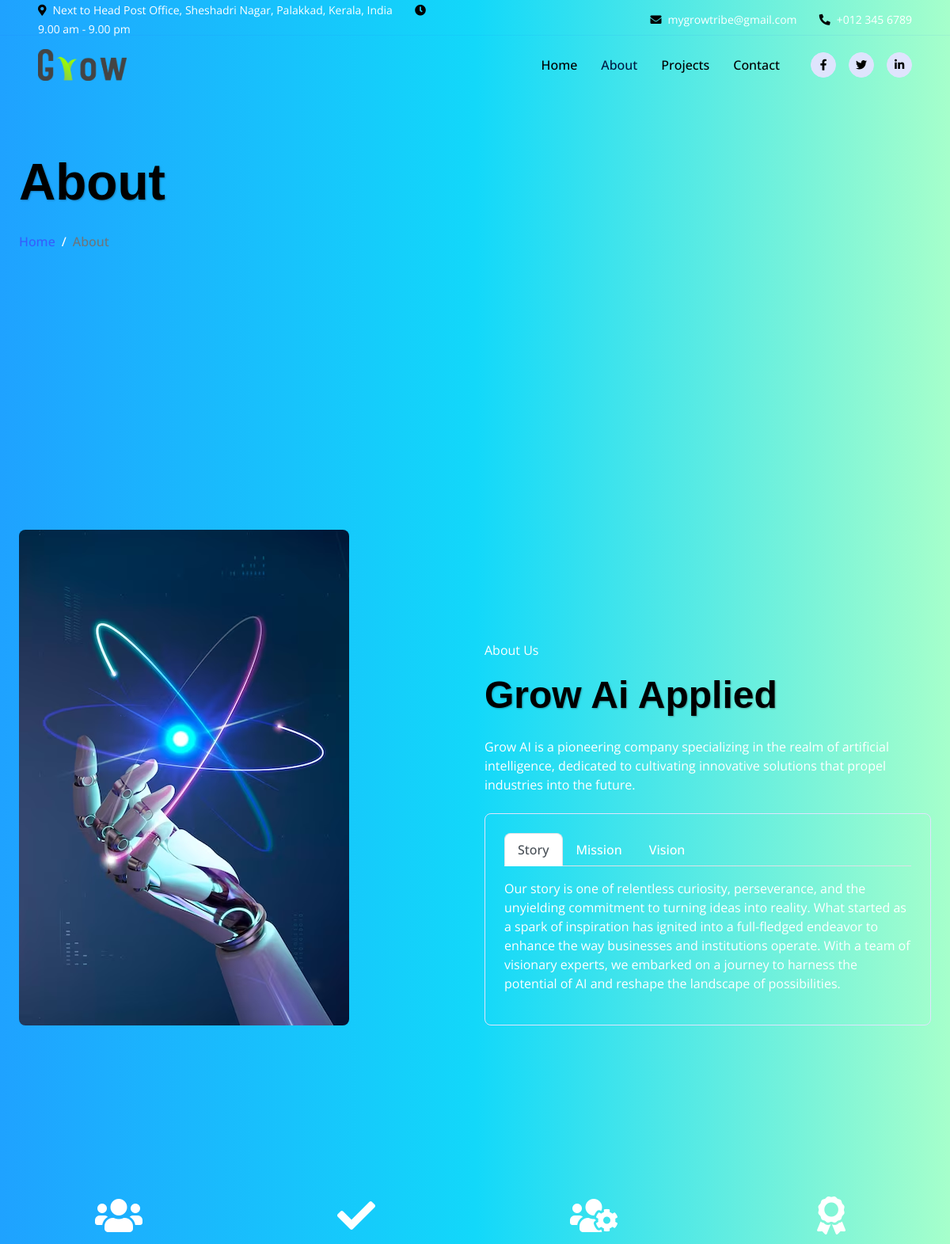
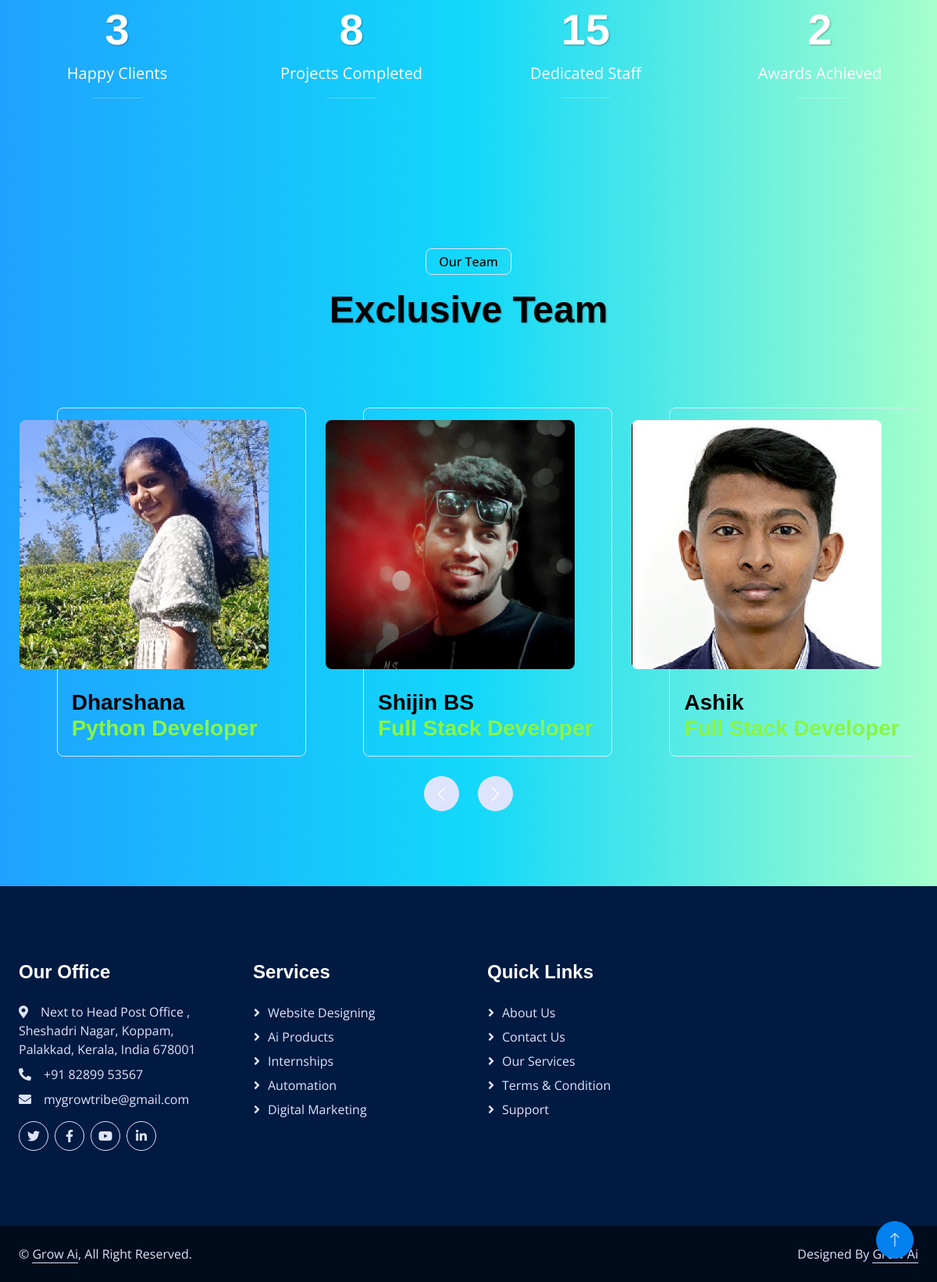
The page /about/ on the database its author committed (2 pictures, top to bottom).
### apps/models.py (models this page shows, shortened)
class TeamMembersModel(models.Model):
    name = models.CharField(max_length=200)
    position = models.CharField(max_length=200)
    image = models.ImageField(upload_to='images')

### apps/views.py (the view)
# urls.py: path('about/',about,name='about'),
def about(request):
    tech=Tech.objects.all()
    Team=TeamMembersModel.objects.all()
    projects=Projects.objects.all()
    return render(request,'about.html',{"Team":Team,'projects':projects,'tech':tech})

### templates/about.html (shortened to what this page needs)
{% load static %}
<!DOCTYPE html>
<html lang="en">
<head>
    <link href="https://cdnjs.cloudflare.com/ajax/libs/font-awesome/5.10.0/css/all.min.css" rel="stylesheet">
    <link href="https://cdn.jsdelivr.net/npm/bootstrap-icons@1.4.1/font/bootstrap-icons.css" rel="stylesheet">
    <link href="{% static 'lib/animate/animate.min.css' %}" rel="stylesheet">
    <link href="{% static 'lib/owlcarousel/assets/owl.carousel.min.css' %}" rel="stylesheet">
    <link href="{% static 'css/bootstrap.min.css' %}" rel="stylesheet">
    <link href="{% static 'css/style.css' %}" rel="stylesheet">
</head>
<body>
    <div class="container-fluid fixed-top px-0 wow fadeIn" data-wow-delay="0.1s">
        <div class="top-bar row gx-0 align-items-center d-none d-lg-flex">
            <div class="col-lg-6 px-5 text-start">
                <small><i class="fa fa-map-marker-alt text-primary me-2"></i>Next to Head Post Office,
                    Sheshadri Nagar,
                    Palakkad,
                    Kerala,
                    India</small>
                <small class="ms-4"><i class="fa fa-clock text-primary me-2"></i>9.00 am - 9.00 pm</small>
            </div>
            <div class="col-lg-6 px-5 text-end">
                <small><i class="fa fa-envelope text-primary me-2"></i>mygrowtribe@gmail.com</small>
                <small class="ms-4"><i class="fa fa-phone-alt text-primary me-2"></i>+012 345 6789</small>
            </div>
        </div>
        <nav class="navbar navbar-expand-lg navbar-light py-lg-0 px-lg-5 wow fadeIn" data-wow-delay="0.1s">
            <a href="/" class="navbar-brand ms-4 ms-lg-0">
                <img src="{% static 'img/Grow Logo.png' %}" alt="Grow Ai Logo" class="title-image">
            </a>
            <div class="collapse navbar-collapse" id="navbarCollapse">
                <div class="navbar-nav ms-auto p-4 p-lg-0">
                    <a href="/" class="nav-item nav-link">Home</a>
                    <a href="{% url 'apps:about' %}" class="nav-item nav-link active">About</a>
                    <a href="{% url 'apps:projects' %}" class="nav-item nav-link">Projects</a>
                    <a href="{% url 'apps:contact' %}" class="nav-item nav-link">Contact</a>
                </div>
                <div class="d-none d-lg-flex ms-2">
                    <a class="btn btn-light btn-sm-square rounded-circle ms-3" href="">
                        <small class="fab fa-facebook-f text-primary"></small>
                    </a>
                    <a class="btn btn-light btn-sm-square rounded-circle ms-3" href="">
                        <small class="fab fa-twitter text-primary"></small>
                    </a>
                    <a class="btn btn-light btn-sm-square rounded-circle ms-3" href="https://in.linkedin.com/company/joingrowtribe">
                        <small class="fab fa-linkedin-in text-primary"></small>
                    </a>
                </div>
            </div>
        </nav>
    </div>
    <div class="container-fluid page-header mb-5 wow fadeIn" data-wow-delay="0.1s">
        <div class="container">
            <h1 class="display-3 mb-4 animated slideInDown">About</h1>
            <nav aria-label="breadcrumb animated slideInDown">
                <ol class="breadcrumb mb-0">
                    <li class="breadcrumb-item"><a href="#">Home</a></li>
                    <li class="breadcrumb-item active" aria-current="page">About</li>
                </ol>
            </nav>
        </div>
    </div>
    <div class="container-xxl py-5">
        <div class="container">
            <div class="row g-4 align-items-end mb-4">
                <div class="col-lg-6 wow fadeInUp" data-wow-delay="0.1s">
                    <img class="img-fluid rounded wave" src="{% static 'img/jes.avif' %}">
                </div>
                <div class="col-lg-6 wow fadeInUp" data-wow-delay="0.3s">
                    <p fclass="d-inline-block border rounded text-primary fw-semi-bold py-1 px-3">About Us</p>
                    <h1 class="display-5 mb-4">Grow Ai Applied</h1>
                    <p class="mb-4">Grow AI is a pioneering company specializing in the realm of artificial intelligence, dedicated to cultivating innovative solutions that propel industries into the future.
                    </p>
                    <div class="border rounded p-4">
                        <nav>
                            <div class="nav nav-tabs mb-3" id="nav-tab" role="tablist">
                                <button class="nav-link fw-semi-bold active" id="nav-story-tab" data-bs-toggle="tab"
                                    data-bs-target="#nav-story" type="button" role="tab" aria-controls="nav-story"
                                    aria-selected="true">Story</button>
                                <button class="nav-link fw-semi-bold" id="nav-mission-tab" data-bs-toggle="tab"
                                    data-bs-target="#nav-mission" type="button" role="tab" aria-controls="nav-mission"
                                    aria-selected="false">Mission</button>
                                <button class="nav-link fw-semi-bold" id="nav-vision-tab" data-bs-toggle="tab"
                                    data-bs-target="#nav-vision" type="button" role="tab" aria-controls="nav-vision"
                                    aria-selected="false">Vision</button>
                            </div>
                        </nav>
                        <div class="tab-content" id="nav-tabContent">
                            <div class="tab-pane fade show active" id="nav-story" role="tabpanel"
                                aria-labelledby="nav-story-tab">
                                <p>Our story is one of relentless curiosity, perseverance, and the unyielding commitment to turning ideas into reality. What started as a
                                     spark of inspiration has ignited into a full-fledged endeavor to enhance the way businesses and institutions operate. With a team of visionary experts, we embarked on a journey to harness the potential of AI and reshape the landscape of possibilities.</p>
                            </div>
                        </div>
                    </div>
                </div>
            </div>
        </div>
    </div>
    <div class="container-fluid facts my-5 py-5">
        <div class="container py-5">
            <div class="row g-5">
                <div class="col-sm-6 col-lg-3 text-center wow fadeIn" data-wow-delay="0.1s">
                    <i class="fa fa-users fa-3x text-white mb-3"></i>
                    <h1 class="display-4 text-white" data-toggle="counter-up">3</h1>
                    <span class="fs-5 text-white">Happy Clients</span>
                    <hr class="bg-white w-25 mx-auto mb-0">
                </div>
                <div class="col-sm-6 col-lg-3 text-center wow fadeIn" data-wow-delay="0.3s">
                    <i class="fa fa-check fa-3x text-white mb-3"></i>
                    <h1 class="display-4 text-white" data-toggle="counter-up">8</h1>
                    <span class="fs-5 text-white">Projects Completed</span>
                    <hr class="bg-white w-25 mx-auto mb-0">
                </div>
                <div class="col-sm-6 col-lg-3 text-center wow fadeIn" data-wow-delay="0.5s">
                    <i class="fa fa-users-cog fa-3x text-white mb-3"></i>
                    <h1 class="display-4 text-white" data-toggle="counter-up">15</h1>
                    <span class="fs-5 text-white">Dedicated Staff</span>
                    <hr class="bg-white w-25 mx-auto mb-0">
                </div>
                <div class="col-sm-6 col-lg-3 text-center wow fadeIn" data-wow-delay="0.7s">
                    <i class="fa fa-award fa-3x text-white mb-3"></i>
                    <h1 class="display-4 text-white" data-toggle="counter-up">2</h1>
                    <span class="fs-5 text-white">Awards Achieved</span>
                    <hr class="bg-white w-25 mx-auto mb-0">
                </div>
            </div>
        </div>
    </div>
    <div class="container-xxl py-5">
        <div class="container">
            <div class="text-center mx-auto wow fadeInUp" data-wow-delay="0.1s" style="max-width: 600px;">
                <p class="d-inline-block border rounded text-primary fw-semi-bold py-1 px-3">Our Team</p>
                <h1 class="display-5 mb-5">Exclusive Team</h1>
            </div>
            <div class="owl-carousel project-carousel wow fadeInUp" data-wow-delay="0.3s">
                {% for i in Team %}
                <div class="project-item pe-5 pb-5">
                    <div class="team-item">
                        <img class="img-fluid rounded" src="{{i.image.url}}" alt="">
                    </div>
                    <div class="project-title">
                        <h3 class="mb-0"><b>{{i.name}}</b><br><span class="text-green">{{i.position}}</span></h3>
                    </div>
            </div>
            {% endfor %}
        </div>
        </div>
    </div>
    <div class="container-fluid bg-dark text-light footer mt-5 py-5 wow fadeIn" data-wow-delay="0.1s">
        <div class="container py-5">
            <div class="row g-5">
                <div class="col-lg-3 col-md-6">
                    <h4 class="text-white mb-4">Our Office</h4>
                    <p class="mb-2"><i class="fa fa-map-marker-alt me-3"></i>Next to Head Post Office ,
                        Sheshadri Nagar, Koppam,
                        Palakkad, Kerala,
                        India
                        678001</p>
                    <p class="mb-2"><i class="fa fa-phone-alt me-3"></i>+91 82899 53567</p>
                    <p class="mb-2"><i class="fa fa-envelope me-3"></i>mygrowtribe@gmail.com</p>
                    <div class="d-flex pt-2">
                        <a class="btn btn-square btn-outline-light rounded-circle me-2" href=""><i
                                class="fab fa-twitter"></i></a>
                        <a class="btn btn-square btn-outline-light rounded-circle me-2" href=""><i
                                class="fab fa-facebook-f"></i></a>
                        <a class="btn btn-square btn-outline-light rounded-circle me-2" href=""><i
                                class="fab fa-youtube"></i></a>
                        <a class="btn btn-square btn-outline-light rounded-circle me-2" href=""><i
                                class="fab fa-linkedin-in"></i></a>
                    </div>
                </div>
                <div class="col-lg-3 col-md-6">
                    <h4 class="text-white mb-4">Services</h4>
                    <a class="btn btn-link" href="">Website Designing</a>
                    <a class="btn btn-link" href="">Ai Products</a>
                    <a class="btn btn-link" href="">Internships</a>
                    <a class="btn btn-link" href="">Automation</a>
                    <a class="btn btn-link" href="">Digital Marketing</a>
                </div>
                <div class="col-lg-3 col-md-6">
                    <h4 class="text-white mb-4">Quick Links</h4>
                    <a class="btn btn-link" href="">About Us</a>
                    <a class="btn btn-link" href="">Contact Us</a>
                    <a class="btn btn-link" href="">Our Services</a>
                    <a class="btn btn-link" href="">Terms & Condition</a>
                    <a class="btn btn-link" href="">Support</a>
                </div>
                </div>
            </div>
        </div>
    <div class="container-fluid copyright py-4">
        <div class="container">
            <div class="row">
                <div class="col-md-6 text-center text-md-start mb-3 mb-md-0">
                    &copy; <a class="border-bottom" href="#">Grow Ai</a>, All Right Reserved.
                </div>
                <div class="col-md-6 text-center text-md-end">
                    Designed By <a class="border-bottom" href="">Grow Ai</a>
                </div>
            </div>
        </div>
    </div>
    <a href="#" class="btn btn-lg btn-primary btn-lg-square rounded-circle back-to-top"><i
            class="bi bi-arrow-up"></i></a>
</body>
</html>

### static/css/style.css (style rules this page uses)
:root { --primary: white; --secondary: #E93C05; --tertiary: white; --light: #DFE4FD; --dark: #011A41; }
.back-to-top { position: fixed; display: none; right: 30px; bottom: 30px; z-index: 99; }
h1, .h1,b h2, .h2, .fw-bold { font-weight: 700 !important; }
h3, .h3, h4, .h4, .fw-medium { font-weight: 600 !important; }
h5, .h5, h6, .h6, .fw-semi-bold { font-weight: 500 !important; }
.btn { transition: .5s; font-weight: 500; }
.btn-primary, .btn-outline-primary:hover { color: var(--light); }
.btn-square { width: 38px; height: 38px; }
.btn-sm-square { width: 32px; height: 32px; }
.btn-lg-square { width: 48px; height: 48px; }
.btn-square, .btn-sm-square, .btn-lg-square { padding: 0; display: flex; align-items: center; justify-content: center; font-weight: normal; }
.fixed-top { transition: .5s; }
.top-bar { height: 45px; border-bottom: 1px solid rgba(53, 94, 252, .07); }
.navbar .navbar-nav .nav-link { padding: 25px 15px; color: rgb(0, 0, 0); font-weight: 500; outline: none; }
.navbar .navbar-nav .nav-link:hover, .navbar .navbar-nav .nav-link.active { color: var(--dark); }
.page-header { padding-top: 12rem; padding-bottom: 16rem; background-image: url('https://saal.ai/wp-content/themes/saal/assets/images/line8.svg') top left no-repeat; background-size: cover; }
.page-header .breadcrumb-item, .page-header .breadcrumb-item a { font-weight: 500; }
.page-header .breadcrumb-item+.breadcrumb-item::before { color: var(--tertiary); }
.project-item, .project-item .project-img { position: relative; }
.project-item .project-title { position: absolute; top: 3rem; right: 0; bottom: 0; left: 3rem; border: 1px solid var(--light); border-radius: 8px; display: flex; align-items: flex-end; padding: 18px; z-index: -1; transition: .5s; }
.team-item { position: relative; padding: 4rem 0; }
.team-item img { position: relative; z-index: 2; }
.footer .btn.btn-link { display: block; margin-bottom: 5px; padding: 0; text-align: left; color: var(--light); font-weight: normal; text-transform: capitalize; transition: .3s; }
.footer .btn.btn-link::before { position: relative; content: "\f105"; font-family: "Font Awesome 5 Free"; font-weight: 900; margin-right: 10px; }
.copyright { color: var(--light); background: #000B1C; }
.copyright a { color: var(--light); }
@media screen and (min-width: 1024px) and (max-width: 1200px) { .container, .saal-inner__page .container { max-width: inherit; width: 100%; } }

### templates/about.html (style rules this page uses)
.text-green { color: #8af542; }
.title-image { height: 2.5rem; margin-right: 15px; }

### rows shown on the page
TeamMembersModel: image (picture), name "Shijin BS", position "Full Stack Developer"
TeamMembersModel: image (picture), name "Ashik", position "Full Stack Developer"
TeamMembersModel: image (picture), name "Dharshana", position "Python Developer"
